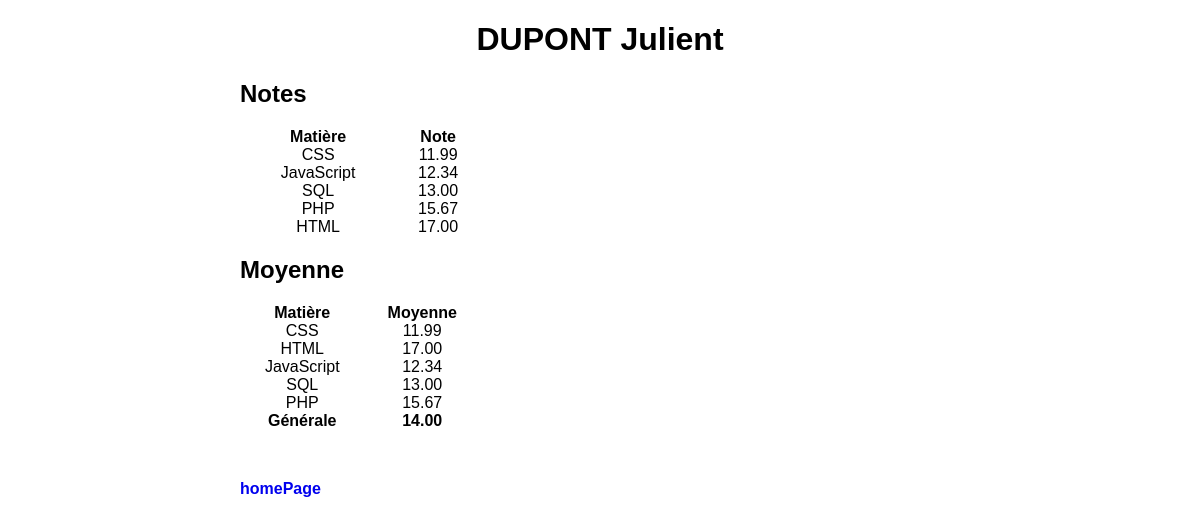
Page /eleve.php?idEleve=1 on the committed database.
### tables this page shows
CREATE TABLE `eleves` (
  `id` tinyint(3) UNSIGNED NOT NULL,
  `prenom` varchar(100) NOT NULL,
  `nom` varchar(100) NOT NULL
);

CREATE TABLE `notes` (
  `id` mediumint(8) UNSIGNED NOT NULL,
  `value` float UNSIGNED NOT NULL,
  `id_eleve` tinyint(3) UNSIGNED NOT NULL,
  `id_matiere` tinyint(3) UNSIGNED NOT NULL
);

CREATE TABLE `matieres` (
  `id` tinyint(3) UNSIGNED NOT NULL,
  `libelle` varchar(100) NOT NULL
);

### eleve.php (called while the page is built, shortened)
<?php
include 'utilities.php';
if(array_key_exists('idEleve',$_GET)){
  $idEleve = intval($_GET['idEleve']);
  $sql = '
        SELECT
              nom,
              prenom
        FROM
              eleves
        WHERE
              id = ?
        ';
  $query = $pdo -> prepare($sql);
  $query -> execute([$idEleve]);
  $eleve = $query -> fetch(PDO::FETCH_ASSOC);
  $sql = '
        SELECT
              value,
              libelle
        FROM
              notes
        INNER JOIN
              matieres
        ON
              matieres.id = notes.id_matiere
        WHERE
              id_eleve = ?
        ';
  $query = $pdo -> prepare($sql);
  $query -> execute([$idEleve]);
  $all_notes = $query -> fetchAll(PDO::FETCH_ASSOC);
  $sql = '
        SELECT
              libelle,
              AVG(value) AS moyenne
        FROM
              notes
        INNER JOIN
              matieres
        ON
              matieres.id = notes.id_matiere
        INNER JOIN
              eleves
        ON
              eleves.id = notes.id_eleve
        WHERE
              id_eleve = ?
        GROUP BY
              id_matiere
        ';
  $query = $pdo -> prepare($sql);
  $query -> execute([$idEleve]);
  $all_moyennes = $query -> fetchAll(PDO::FETCH_ASSOC);
  $sum = 0;
  foreach ($all_moyennes as $value) {
      $sum += $value['moyenne'];
  }
  if(count($all_moyennes) === 0){
    $error_message = 'Aucune note enregistrée.';
  }
  else {
    $general_moyen = $sum / count($all_moyennes);
  }
}
include 'eleve.phtml';

### eleve.phtml (the view, shortened to what this page needs)
<!DOCTYPE html>
<html lang="fr">
    <head>
        <link rel="stylesheet" href="css/normalize.css">
        <link rel="stylesheet" href="css/font-awesome.min.css">
        <link rel="stylesheet" href="css/style.css">
    </head>
    <body>
        <h1><?= $eleve['nom']?> <?= $eleve['prenom']?></h1>
        <?php if (empty($error_message)): ?>
            <section class="notes-eleve">
              <h2>Notes</h2>
              <table>
                <tr>
                    <th>Matière</th>
                    <th>Note</th>
                </tr>
                <?php foreach ($all_notes as $value) : ?>
                  <tr>
                      <td><?= $value['libelle'] ?></td>
                      <td><?= number_format($value['value'],2) ?></td>
                  </tr>
                <?php endforeach; ?>
              </table>
            </section>
            <section class="moyennes-eleve">
              <h2>Moyenne</h2>
              <table>
                <tr>
                    <th>Matière</th>
                    <th>Moyenne</th>
                </tr>
                  <?php foreach ($all_moyennes as $value): ?>
                    <tr>
                        <td><?= $value['libelle'] ?></td>
                        <td><?= number_format($value['moyenne'],2) ?></td>
                    </tr>
                  <?php endforeach; ?>
                <tr>
                    <td><span>Générale</span></td>
                    <td><span><?= number_format($general_moyen,2) ?></span></td>
                </tr>
              </table>
            </section>
      <?php else: ?>
          <p class="aucune-note"><?= $error_message ?></p>
      <?php endif; ?>
      <p class="home-page"><a href="index.php">homePage</a></p>
    </body>
</html>

### css/style.css (style rules this page uses)
a { text-decoration: none; }
h1 { text-align: center; }
section.eleves, section.matieres, section.notes-eleve, section.moyennes-eleve,section.notes-eleve, section.moyennes-eleve { width: 20%; margin-left: 20%; }
section.eleves table, section.matieres table, section.notes-eleve table, section.moyennes-eleve table { width: 100%; text-align: center; }
section.moyennes-eleve span { font-weight: bold; }
.home-page { font-weight: bold; margin-top: 50px; margin-left: 20%; }

### rows in the picture
eleves: nom "DUPONT", prenom "Julient"
notes: id_matiere.libelle "CSS", value "11.99"
notes: id_matiere.libelle "JavaScript", value "12.34"
notes: id_matiere.libelle "SQL", value "13.00"
notes: id_matiere.libelle "PHP", value "15.67"
notes: id_matiere.libelle "HTML", value "17.00"

### other values in the picture
$value['libelle'] "CSS"
$value['moyenne'] "11.99"
$value['libelle'] "HTML"
$value['moyenne'] "17.00"
$value['libelle'] "JavaScript"
$value['moyenne'] "12.34"
$value['libelle'] "SQL"
$value['moyenne'] "13.00"
$value['libelle'] "PHP"
$value['moyenne'] "15.67"
$general_moyen "14.00"
